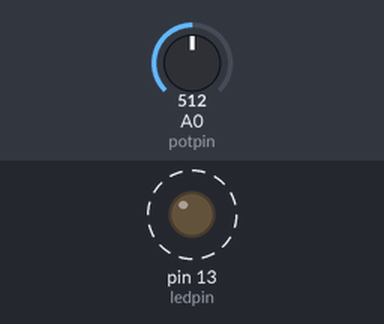
The sketch below on a simulated Arduino Uno, built with avr-gcc and run on an emulated ATmega328P. On the bench: output pins drawn as LEDs (lit = HIGH). Dashed ring = blinking. The inputs (shaded band) are chosen by the test bench; at power-on: A0 (potpin) = 512.

Above: at 0.88 s.
1.4 s: A0 (potpin) set to 1023
At 1.43 s:
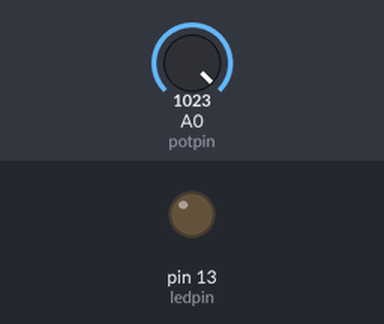
At 2.8 s:
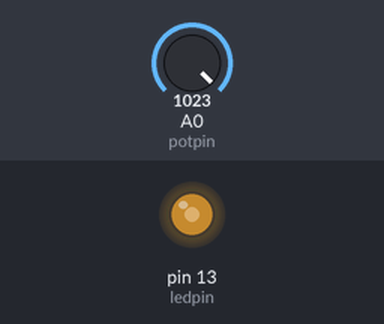
3.1 s: A0 (potpin) set to 1022
6.1 s: A0 (potpin) set to 716
Timing chart, 0 to 15.1 s (numbered marks = the images above; inputs shaded):
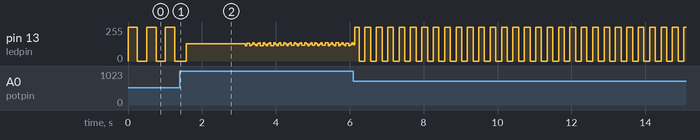

Measured:
- by itself, pin 13 (ledpin): alternates 255/255 for 0.15 s and 0/255 for 0.15 s

The sketch:

potentiometer.ino
```cpp
int potpin = 0;
int ledpin = 13;
int val;

void setup()
{
pinMode(ledpin, OUTPUT);
}

void loop()
{
 val = analogRead(potpin);
 val = map(val, 0, 1023, 500, 5);
 digitalWrite(ledpin, HIGH);
 delay(val);
 digitalWrite(ledpin, LOW);
 delay(val);}
```
